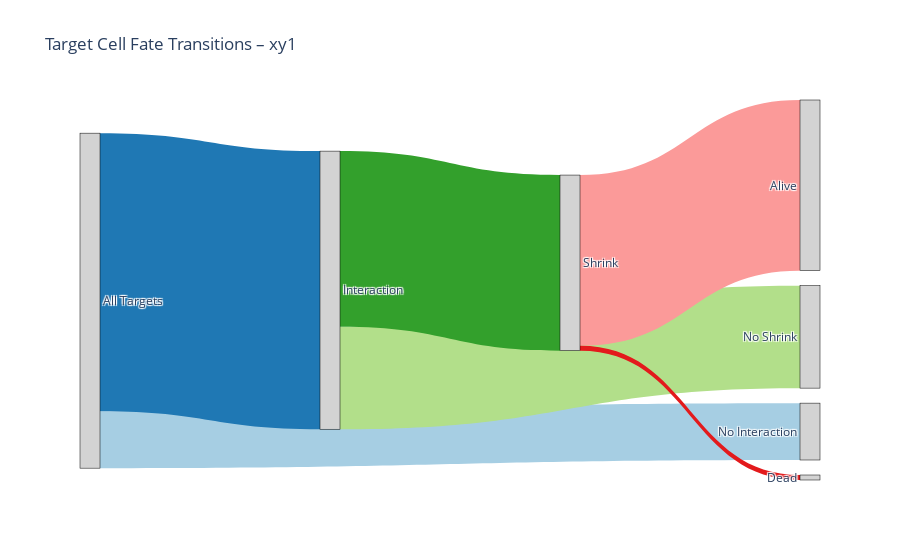
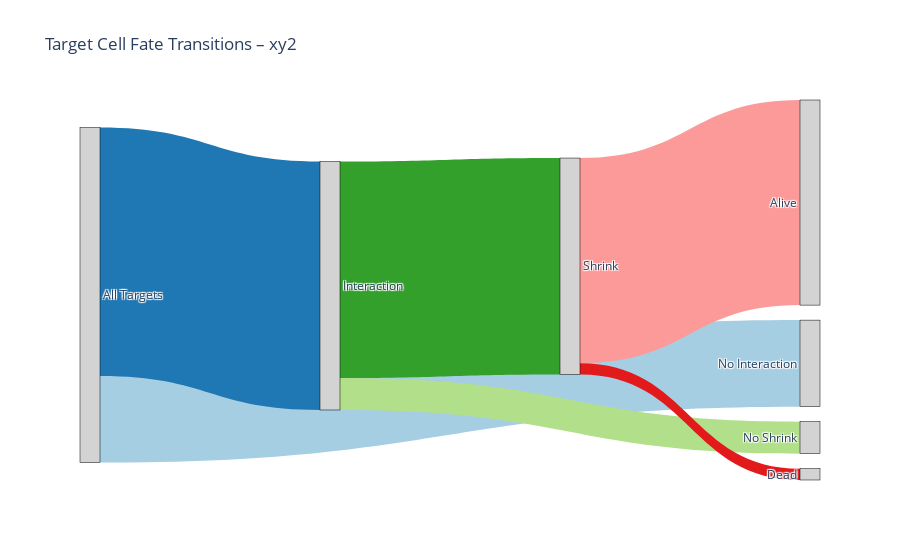
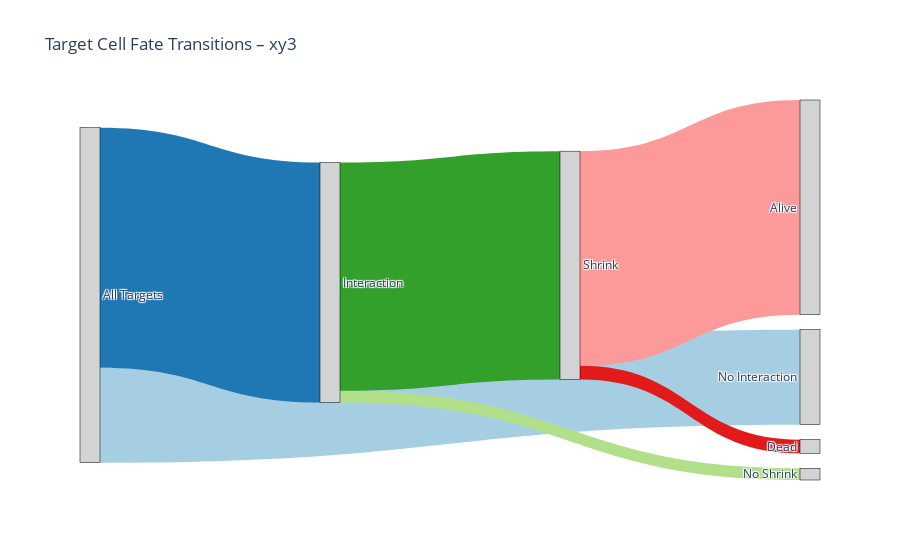
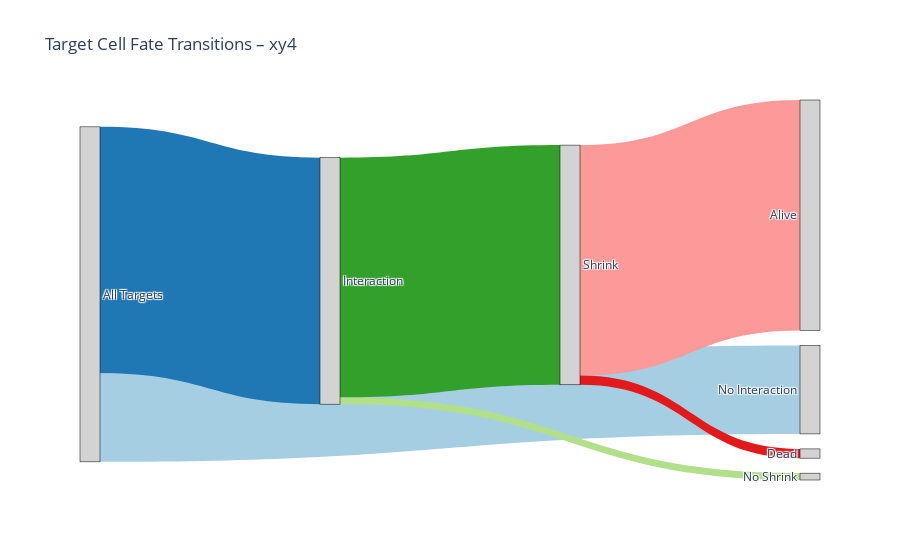

These figures' notebook cell, in order:
### Code cell
# Batch plot persistent encounter data
master_folder = '/home/vil945/live_cell_imaging/2025-04-30_live_cell_imaging'
# Provide a dictionary for mapping the sample code names to display names
sample_display_names = {
    'xy1': 'OT1 Prf-/- SIINFEKL',
    'xy2': 'OT1 SIINFEKL',
    'xy3': 'P14 KAVYNFATM',
    'xy4': 'Trp1 TAPDNLGYA'
}

# DO NOT change anything beyond this line
# Create folder for saving figures
fig_folder = os.path.join(master_folder, "figures")
os.makedirs(fig_folder, exist_ok=True)

# Recursively go through subfolders within master_folder
distance_csv = []
metrics_csv = []

tracking_found = False
for root, dirs, files in os.walk(master_folder):
    path = Path(root)
    # Calculations from TrackMate data should be saved in folders that contain "tracking" in the name
    if not tracking_found and "tracking" in path.name:
        distance_csv = list(path.rglob("*.csv"))
        tracking_found = True
    if "measurements" in path.name:
        metrics_csv.extend(path.glob("*.csv"))
    
# Match triplets of target_spots.csv, persistent_contact.csv, metrics.csv by matching index i within their file names containing "xy[i]"

# Dictionaries: key = index i, value = file path
target_files = {}
persistent_files = {}
metrics_files = {}

for f in distance_csv:
    target_match = re.search(r'xy(\d+)_target', f.name)
    persistent_match = re.search(r'xy(\d+)_persistent', f.name)
    if target_match:
        idx = target_match.group(1)
        target_files[idx] = f
    if persistent_match:
        idx = persistent_match.group(1)
        persistent_files[idx] = f
for f in metrics_csv:
    metrics_match = re.search(r'xy(\d+)_dual_channel', f.name)
    if metrics_match:
        idx = metrics_match.group(1)
        metrics_files[idx] = f

matched_indices = sorted(set(target_files.keys()) & set(persistent_files.keys()) & set(metrics_files.keys()))
combined_persistent = []
combined_metrics = []

for i in matched_indices:
    target_file = target_files[i]
    persistent_file = persistent_files[i]
    metrics_file = metrics_files[i]
    sample_idx = re.findall(r'xy(\d+)', str(target_file))

    # Load DataFrames
    target_df = pd.read_csv(target_file)
    persistent_df = pd.read_csv(persistent_file)
    metrics_df = pd.read_csv(metrics_file)

    # Pre-processing
    persistent_df, combined_persistent, filtered_metrics_df, combined_metrics = indv_df_preprocessing(sample_idx, persistent_df, combined_persistent, metrics_df, combined_metrics, frame_interval=5, dead_only=False)
    combined_metrics_df, combined_metrics_dying, combined_persistent_df = combined_df_preprocessing(combined_metrics, combined_persistent)

    # Plot histograms of interaction distribution
    plot_histogram_interaction_distribution(sample_idx[-1], persistent_df, fig_folder)
    # Plot interaction heatmap
    # plot_interaction_heatmap(persistent_df, filtered_metrics_df)
    # Plot metrics heatmap
    # plot_metrics_heatmap(filtered_metrics_df)
    # Plot Sankey plot
    plot_sankey(sample_idx[-1], target_df, filtered_metrics_df, fig_folder, shrink_threshold=0.7)


# Plot area decay curves
lag_df = plot_area_decay(combined_metrics_dying, sample_display_names, fig_folder, drop_step = 0.3)
# Plot area decay vs. lag time
plot_area_loss_vs_lag(combined_metrics_dying)
# Plot interaction count vs. lag time
plot_panel_interaction_vs_lag(combined_persistent_df, fig_folder)
# Plot box plot for lag time distribution
plot_lag_time_box_plot(lag_df, sample_display_names, fig_folder)
# Plot death probability vs. area decay
plot_death_fraction_vs_area_drop(combined_metrics_df, sample_display_names, fig_folder)

### Figure 1 — Plotly figure (JSON) as saved in the notebook; plotly's stock layout.template omitted (floating-point values rounded to 4 significant figures)
{"data": [{"link": {"color": ["#a6cee3", "#1f78b4", "#b2df8a", "#33a02c", "#fb9a99", "#e31a1c"], "source": [0, 0, 2, 2, 4, 4], "target": [1, 2, 3, 4, 5, 6], "value": [182, 890, 328, 562, 546, 16]}, "node": {"color": "lightgray", "label": ["All Targets", "No Interaction", "Interaction", "No Shrink", "Shrink", "Alive", "Dead"], "line": {"color": "black", "width": 0.5}, "pad": 15, "thickness": 20}, "type": "sankey"}], "layout": {"font": {"size": 12}, "title": {"text": "Target Cell Fate Transitions – xy1"}}}

### Figure 2 — Plotly figure (JSON) as saved in the notebook; plotly's stock layout.template omitted (floating-point values rounded to 4 significant figures)
{"data": [{"link": {"color": ["#a6cee3", "#1f78b4", "#b2df8a", "#33a02c", "#fb9a99", "#e31a1c"], "source": [0, 0, 2, 2, 4, 4], "target": [1, 2, 3, 4, 5, 6], "value": [206, 591, 76, 515, 488, 27]}, "node": {"color": "lightgray", "label": ["All Targets", "No Interaction", "Interaction", "No Shrink", "Shrink", "Alive", "Dead"], "line": {"color": "black", "width": 0.5}, "pad": 15, "thickness": 20}, "type": "sankey"}], "layout": {"font": {"size": 12}, "title": {"text": "Target Cell Fate Transitions – xy2"}}}

### Figure 3 — Plotly figure (JSON) as saved in the notebook; plotly's stock layout.template omitted (floating-point values rounded to 4 significant figures)
{"data": [{"link": {"color": ["#a6cee3", "#1f78b4", "#b2df8a", "#33a02c", "#fb9a99", "#e31a1c"], "source": [0, 0, 2, 2, 4, 4], "target": [1, 2, 3, 4, 5, 6], "value": [251, 634, 31, 603, 567, 36]}, "node": {"color": "lightgray", "label": ["All Targets", "No Interaction", "Interaction", "No Shrink", "Shrink", "Alive", "Dead"], "line": {"color": "black", "width": 0.5}, "pad": 15, "thickness": 20}, "type": "sankey"}], "layout": {"font": {"size": 12}, "title": {"text": "Target Cell Fate Transitions – xy3"}}}

### Figure 4 — Plotly figure (JSON) as saved in the notebook; plotly's stock layout.template omitted (floating-point values rounded to 4 significant figures)
{"data": [{"link": {"color": ["#a6cee3", "#1f78b4", "#b2df8a", "#33a02c", "#fb9a99", "#e31a1c"], "source": [0, 0, 2, 2, 4, 4], "target": [1, 2, 3, 4, 5, 6], "value": [220, 613, 17, 596, 573, 23]}, "node": {"color": "lightgray", "label": ["All Targets", "No Interaction", "Interaction", "No Shrink", "Shrink", "Alive", "Dead"], "line": {"color": "black", "width": 0.5}, "pad": 15, "thickness": 20}, "type": "sankey"}], "layout": {"font": {"size": 12}, "title": {"text": "Target Cell Fate Transitions – xy4"}}}
